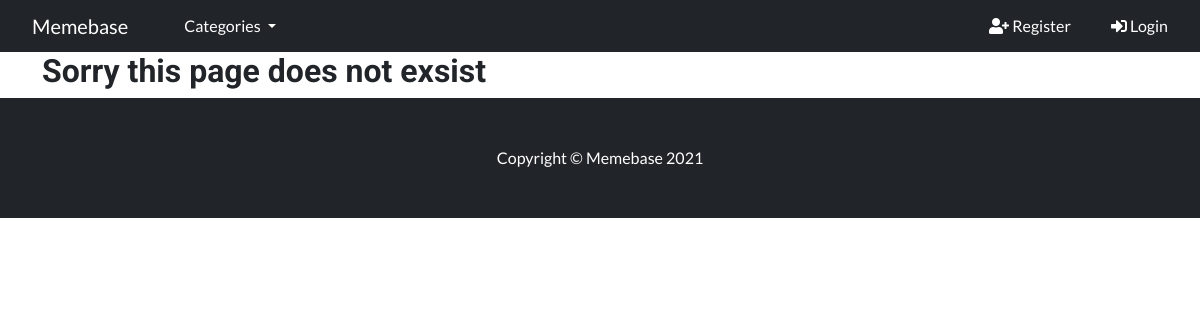
Before: /category/Meme/ with the older database file.
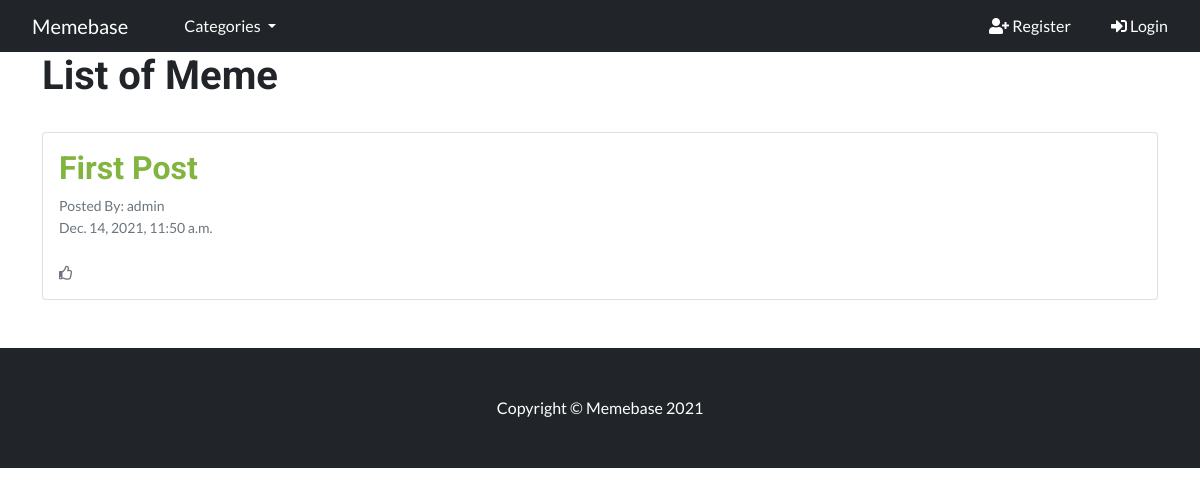
After: the same page with the newer database file.
### memeblog/models.py (models this page shows, shortened)
class Post(models.Model):
    title = models.CharField(max_length=200)
    title_tag = models.CharField(max_length=200)
    category = models.CharField(max_length=200)
    author = models.ForeignKey(User, on_delete=models.CASCADE, related_name="blog_posts")
    posted_on = models.DateTimeField(auto_now=True)
    content_image = CloudinaryField('image', default='placeholder')
    likes = models.ManyToManyField(User, related_name='post_likes', blank=True)
    class Meta:
        ordering = ['-posted_on']

### memeblog/views.py (the view)
# urls.py: path('category/<category>/', CategoryView.as_view(), name='category'),
class CategoryView(ListView):
    template_name = 'category_page.html'
    context_object_name = 'catlist'
    def get_queryset(self):
        content = {
            'cat': self.kwargs['category'],
            'posts': Post.objects.filter(category=self.kwargs['category'])
        }
        return content

### memeblog/views.py (called while the page is built)
def category_list(request):
    category_list = Category.objects.all()
    context = {
        'category_list': category_list
    }
    return context

### templates/category_page.html (shortened to what this page needs)
{% extends "base.html" %}
{% block content %}
{% if catlist.posts %}
    <div class="container">
        <div class="row">
            <h1>List of {{ catlist.cat|title }}</h1>
            <div class="col-lg-12 mb-4 mt-4">
                {% for post in catlist.posts %}
                    <div class="card mb-4">
                        <a href="{% url 'post-detail' post.pk %}" class="post-link">
                            <div class="card-body">
                                <h2 class="card-title">{{ post.title }}</h2>
                                <div class="small text-muted">Posted By: {{ post.author }}
                                </div>
                                <div class="small text-muted">{{ post.posted_on }}</div>
                                <div class="small text-muted">{{ post.number_of_likes }}<i class="far fa-thumbs-up"></i></div>
                            </div>
                        </a>
                    </div>
                {% endfor %}
            </div>
        </div>
    </div>
{% else %}
<div class="container">
    <div class="row">
        <h2>Sorry this page does not exsist</h2>
    </div>
</div>
{% endif %}
{% endblock %}

### templates/base.html (shortened to what this page needs)
{% load static %}
<!DOCTYPE html>
<html lang="en">
<head>
    <link rel="stylesheet" href="https://cdnjs.cloudflare.com/ajax/libs/font-awesome/5.15.3/css/all.min.css">
    <link rel="stylesheet" href="https://cdn.jsdelivr.net/npm/bootstrap@5.1.3/dist/css/bootstrap.min.css"
        type="text/css">
    <link rel="stylesheet" href="{% static 'css/style.css' %}">
</head>
<body>
    <nav class="navbar navbar-expand-lg navbar-dark bg-dark py-0 px-0">
        <div class="container-fluid">
            <a class="navbar-brand" href="{% url 'home' %}">Memebase</a>
            <div class="collapse navbar-collapse" id="navbarNavDropdown">
                <ul class="navbar-nav">
                    <li class="nav-item dropdown">
                        <a class="nav-link dropdown-toggle" href="#" id="navbarDropdownMenuLink" role="button"
                            data-bs-toggle="dropdown" aria-expanded="false">
                            Categories
                        </a>
                    </li>
                    {% if user.is_authenticated %}
                    <li class="nav-item">
                        <a class="nav-link" href="{% url 'add_post' %}">Add Post</a>
                    </li>
                    <li class="nav-item right dropdown">
                        <a class="nav-link dropdown-toggle" href="#" id="navbarDropdownMenuLink" role="button"
                            data-bs-toggle="dropdown" aria-expanded="false">
                            <i class="fas fa-user"></i> {{ user.username }} Logged in
                        </a>
                        <ul class="dropdown-menu dropdown-menu-dark" aria-labelledby="navbarDropdownMenuLink">
                            {% if user.userprofile.id %}
                                <a class="dropdown-item" href="{% url 'profile_page' user.userprofile.id %}"> <i class="fas fa-id-badge"></i> Profile</a>
                                <a class="dropdown-item" href="{% url 'edit_profile_page' user.userprofile.id %}"> <i class="fas fa-edit"></i> Edit Profile</a>
                            {% else %}
                                <a class="dropdown-item" href="{% url 'create_profile_page' %}"> <i class="fas fa-edit"></i> Create Profile Page</a>
                            {% endif %}
                            <a class="dropdown-item" href="{% url 'edit_user_settings' %}"> <i class="fas fa-edit"></i>Settings</a>
                            <a class="dropdown-item" href="{% url 'change_password' %}"> <i class="fas fa-key"></i> Change Password</a>
                            <hr class="dropdown-divider">
                            <a class="dropdown-item" href="{% url 'logout' %}"> <i class="fas fa-sign-out-alt"></i> Logout</a>
                        </ul>
                    </li>
                    {% else %}
                    <li class="nav-item right">
                        <a class="nav-link" href="{% url 'register' %}"><i class="fas fa-user-plus"></i> Register</a>
                    </li>
                    <li class="nav-item">
                        <a class="nav-link" href="{% url 'login' %}"> <i class="fas fa-sign-in-alt"></i> Login</a>
                    </li>
                    {% endif %}
                </ul>
            </div>
        </div>
    </nav>
    <main>
        {% block content %}{% endblock content %}
    </main>
    <footer class="py-5 bg-dark">
        <div class="container">
            <p class="m-0 text-center text-white">Copyright &copy; Memebase 2021</p>
        </div>
    </footer>
</body>
</html>

### static/css/style.css (style rules this page uses)
body { font-family: Lato, sans-serif; font-weight: 400; }
.h1, .h2, .h3, .h4, .h5, .h6, h1, h2, h3, h4, h5, h6 { font-family: Roboto, sans-serif; font-weight: bold; }
a { color: #82b440; text-decoration: none; }
.navbar-brand { padding: 11px 20px; }
.navbar-nav { width: 100%; }
.nav-link { color: #fff !important; }
.nav-item { padding: 6px 12px; text-align: center; }
.right { margin-left: auto; }

Changed rows visible on the page:
added Post: title "First Post", author "admin", posted_on "Dec. 14, 2021, 11:50 a.m."
Other visible differences:
{{ catlist.cat|title }}: (not shown) → "Meme"
text no longer shown: "Sorry this page does not exsist"
text now shown: "List of"
